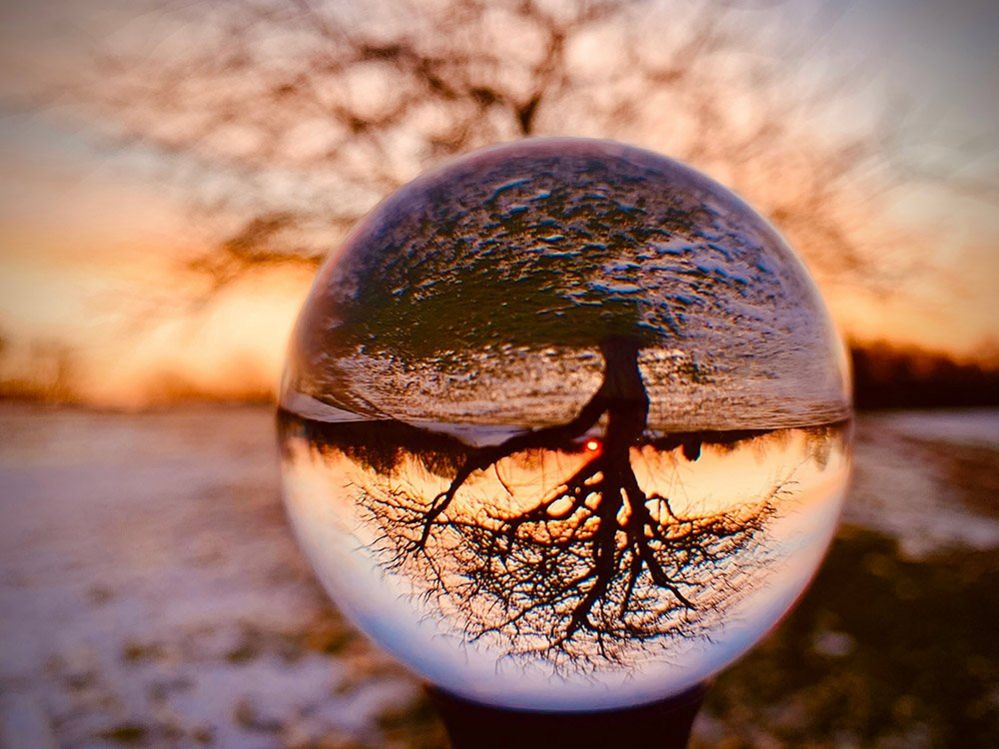
#> input picture picture.jpg, 999 x 749 px
$ python gamma.py --image picture.jpg
#> lines starting #> are read from the running program, lines starting #| are printed output that depends on the picture
# import the necessary packages
from __future__ import print_function
import numpy as np
import argparse
import cv2
def adjust_gamma(image, gamma=1.0):
	# build a lookup table mapping the pixel values [0, 255] to
	# their adjusted gamma values
	invGamma = 1.0 / gamma
	table = np.array([((i / 255.0) ** invGamma) * 255
		for i in np.arange(0, 256)]).astype("uint8")
	# apply gamma correction using the lookup table
	return cv2.LUT(image, table)

# construct the argument parse and parse the arguments
ap = argparse.ArgumentParser()
ap.add_argument("-i", "--image", required=True,
	help="path to input image")
args = vars(ap.parse_args())
# load the original image
original = cv2.imread(args["image"])
#> original is the input picture: shape (749, 999, 3); mean B, G, R 101.1, 117.6, 157.4

# [6 lines of commented-out code are left out]
for gamma in np.arange(0.5, 3.5, 1):
	# ignore when gamma is 1 (there will be no change to the image)
	if gamma == 1:
		continue
	# apply gamma correction and show the images
	gamma = gamma if gamma > 0 else 0.1
	adjusted = adjust_gamma(original, gamma=gamma)
	cv2.putText(adjusted, "g={}".format(gamma), (10, 30),
		cv2.FONT_HERSHEY_SIMPLEX, 0.8, (0, 0, 255), 3)
	cv2.imshow("Images", np.hstack([original, adjusted]))
	cv2.waitKey(0)
#> this loop made 3 passes
#> pass 1, `adjusted = adjust_gamma(original, gamma=gamma)`:
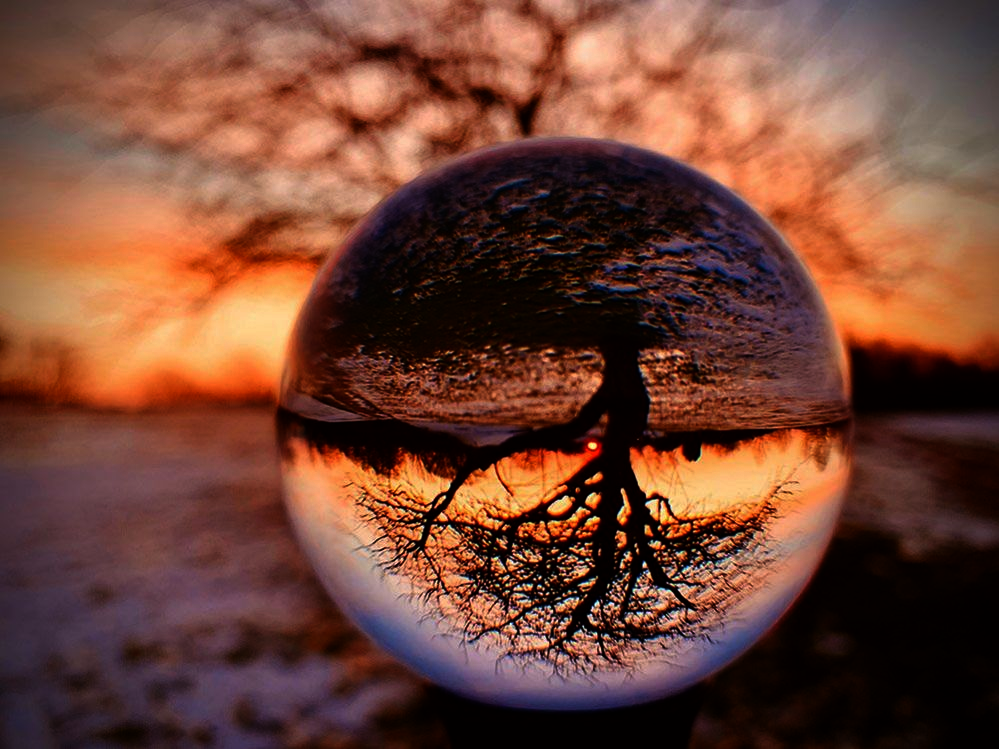
#> adjusted: shape (749, 999, 3); mean B, G, R 53.2, 68.6, 115
#> pass 1, `cv2.imshow("Images", np.hstack([original, adjusted]))`:
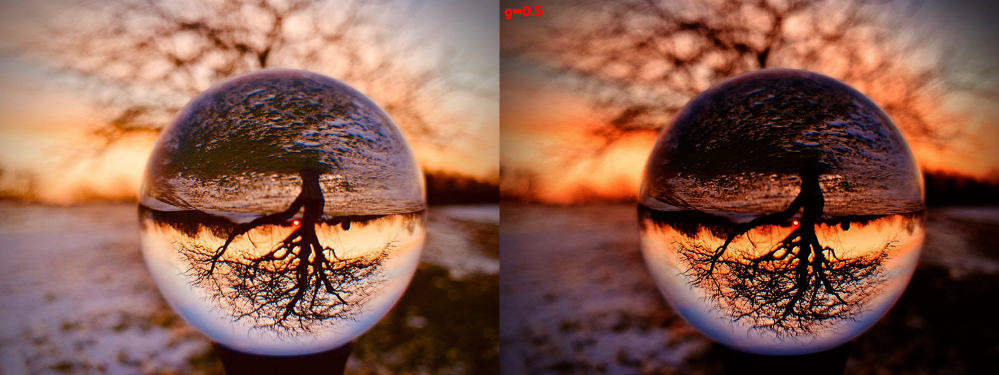
#> window 'Images': shape (749, 1998, 3) (shown at 1/2 size); mean B, G, R 77.1, 93.1, 136.3
#> pass 2, `adjusted = adjust_gamma(original, gamma=gamma)`:
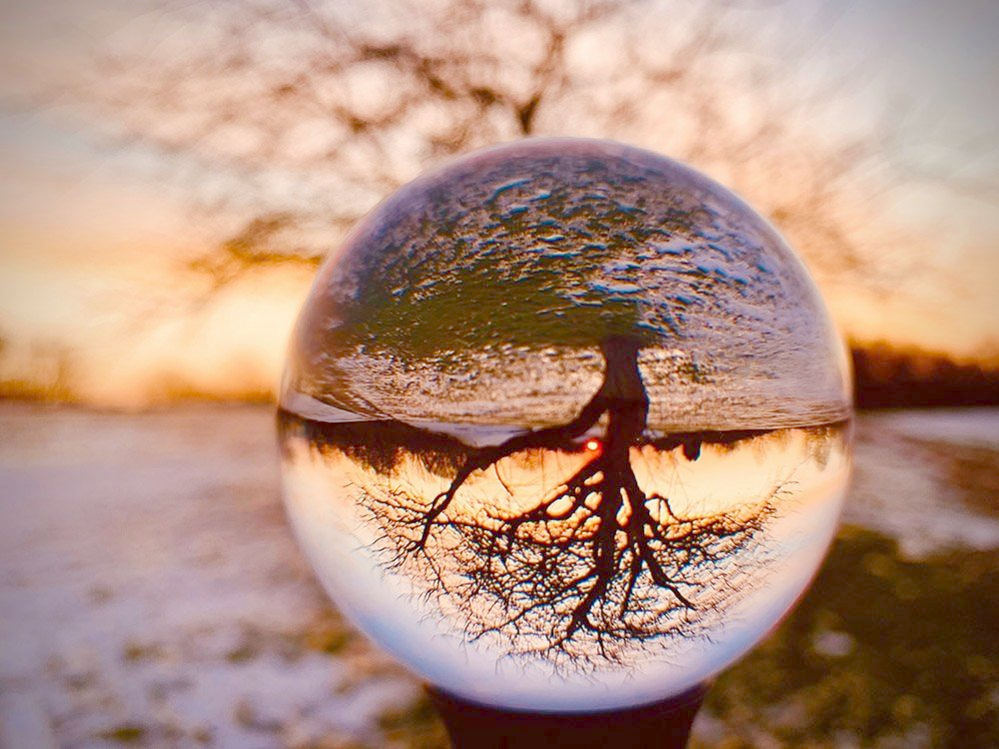
#> adjusted: shape (749, 999, 3); mean B, G, R 128.3, 145.1, 179.4
#> pass 2, `cv2.imshow("Images", np.hstack([original, adjusted]))`:
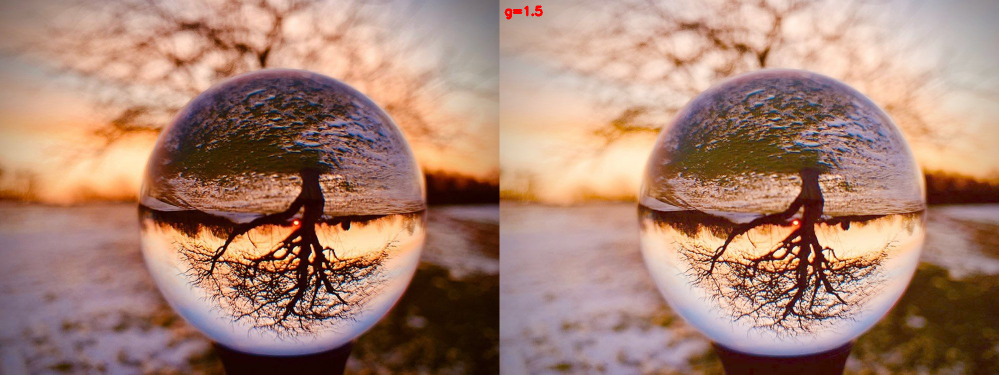
#> window 'Images': shape (749, 1998, 3) (shown at 1/2 size); mean B, G, R 114.6, 131.3, 168.4
#> after the loop:
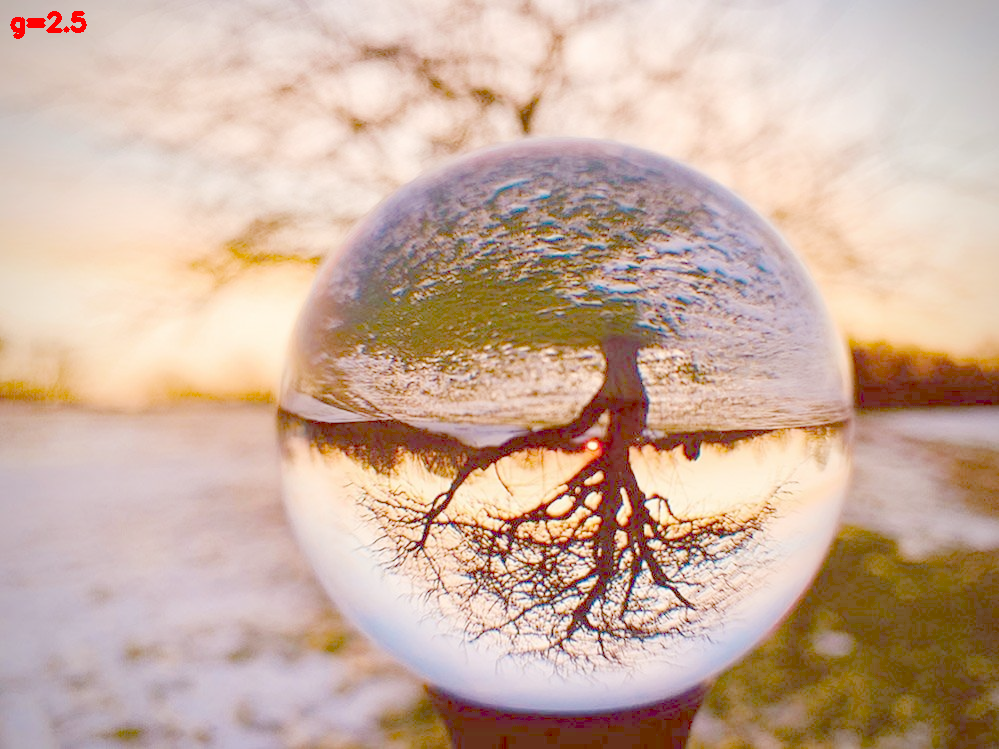
#> adjusted: shape (749, 999, 3); mean B, G, R 159.4, 176.3, 203.3
